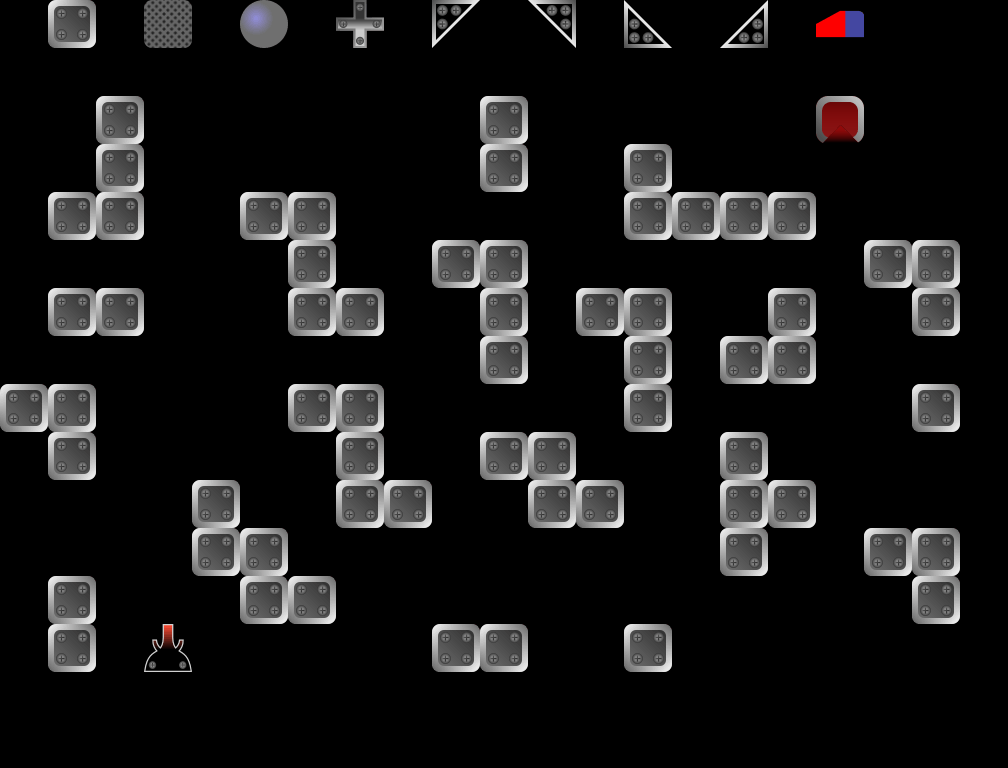

A 2D game scene composited from a Tiled map and its tileset images. What follows is a short description and the map's XML, with every tile layer's data as written:
An orthogonal 21x16 tile map with 48x48 px tiles, 2 tile layers (Blocks, Info), 1 hidden layer not drawn.

<map version="1.10" tiledversion="1.10.2" orientation="orthogonal" renderorder="right-down" width="21" height="16" tilewidth="48" tileheight="48" infinite="0" nextlayerid="8" nextobjectid="1">
 <editorsettings>
  <export target="../../public/assets/levels/level-04.json" format="json" />
 </editorsettings>
 <tileset firstgid="1" name="tileset" tilewidth="48" tileheight="48" tilecount="18" columns="18">
  <image source="../../public/assets/tileset.png" width="864" height="48" />
  <tile id="0" type="BlockingBlock" />
  <tile id="1" type="Cross" />
  <tile id="2" type="BallMirror" />
  <tile id="3" type="BottomLeftMirror" />
  <tile id="4" type="BottomRightMirror" />
  <tile id="5" type="TopLeftMirror" />
  <tile id="6" type="TopRightMirror" />
  <tile id="7" type="TimedBlock" />
  <tile id="8" type="LaserStartDown" />
  <tile id="9" type="LaserStartLeft" />
  <tile id="10" type="LaserStartRight" />
  <tile id="11" type="LaserStartUp" />
  <tile id="12" type="TargetUp" />
  <tile id="13" type="TargetRight" />
  <tile id="14" type="TargetDown" />
  <tile id="15" type="TargetLeft" />
  <tile id="16" type="ForbiddenBlock" />
  <tile id="17" type="Eraser" />
 </tileset>
 <layer id="2" name="Blocks" width="21" height="16">
  <data encoding="csv">
0,0,0,0,0,0,0,0,0,0,0,0,0,0,0,0,0,0,0,0,0,
0,0,0,0,0,0,0,0,0,0,0,0,0,0,0,0,0,0,0,0,0,
0,0,1,0,0,0,0,0,0,0,1,0,0,0,0,0,0,15,0,0,0,
0,0,1,0,0,0,0,0,0,0,1,0,0,1,0,0,0,0,0,0,0,
0,1,1,0,0,1,1,0,0,0,0,0,0,1,1,1,1,0,0,0,0,
0,0,0,0,0,0,1,0,0,1,1,0,0,0,0,0,0,0,1,1,0,
0,1,1,0,0,0,1,1,0,0,1,0,1,1,0,0,1,0,0,1,0,
0,0,0,0,0,0,0,0,0,0,1,0,0,1,0,1,1,0,0,0,0,
1,1,0,0,0,0,1,1,0,0,0,0,0,1,0,0,0,0,0,1,0,
0,1,0,0,0,0,0,1,0,0,1,1,0,0,0,1,0,0,0,0,0,
0,0,0,0,1,0,0,1,1,0,0,1,1,0,0,1,1,0,0,0,0,
0,0,0,0,1,1,0,0,0,0,0,0,0,0,0,1,0,0,1,1,0,
0,1,0,0,0,1,1,0,0,0,0,0,0,0,0,0,0,0,0,1,0,
0,1,0,12,0,0,0,0,0,1,1,0,0,1,0,0,0,0,0,0,0,
0,0,0,0,0,0,0,0,0,0,0,0,0,0,0,0,0,0,0,0,0,
0,0,0,0,0,0,0,0,0,0,0,0,0,0,0,0,0,0,0,0,0
</data>
 </layer>
 <layer id="5" name="Info" width="21" height="16" locked="1">
  <properties>
   <property name="BallMirror" type="int" value="0" />
   <property name="BlockingBlock" type="int" value="0" />
   <property name="BottomLeftMirror" type="int" value="4" />
   <property name="BottomRightMirror" type="int" value="4" />
   <property name="Cross" type="int" value="0" />
   <property name="LevelName" value="Labyrinth" />
   <property name="MaxItems" type="int" value="4" />
   <property name="TimedBlock" type="int" value="0" />
   <property name="TopLeftMirror" type="int" value="4" />
   <property name="TopRightMirror" type="int" value="4" />
  </properties>
  <data encoding="csv">
0,1,0,8,0,3,0,2,0,5,0,4,0,7,0,6,0,18,0,0,0,
0,0,0,0,0,0,0,0,0,0,0,0,0,0,0,0,0,0,0,0,0,
0,0,0,0,0,0,0,0,0,0,0,0,0,0,0,0,0,0,0,0,0,
0,0,0,0,0,0,0,0,0,0,0,0,0,0,0,0,0,0,0,0,0,
0,0,0,0,0,0,0,0,0,0,0,0,0,0,0,0,0,0,0,0,0,
0,0,0,0,0,0,0,0,0,0,0,0,0,0,0,0,0,0,0,0,0,
0,0,0,0,0,0,0,0,0,0,0,0,0,0,0,0,0,0,0,0,0,
0,0,0,0,0,0,0,0,0,0,0,0,0,0,0,0,0,0,0,0,0,
0,0,0,0,0,0,0,0,0,0,0,0,0,0,0,0,0,0,0,0,0,
0,0,0,0,0,0,0,0,0,0,0,0,0,0,0,0,0,0,0,0,0,
0,0,0,0,0,0,0,0,0,0,0,0,0,0,0,0,0,0,0,0,0,
0,0,0,0,0,0,0,0,0,0,0,0,0,0,0,0,0,0,0,0,0,
0,0,0,0,0,0,0,0,0,0,0,0,0,0,0,0,0,0,0,0,0,
0,0,0,0,0,0,0,0,0,0,0,0,0,0,0,0,0,0,0,0,0,
0,0,0,0,0,0,0,0,0,0,0,0,0,0,0,0,0,0,0,0,0,
0,0,0,0,0,0,0,0,0,0,0,0,0,0,0,0,0,0,0,0,0
</data>
 </layer>
 <layer id="7" name="SelectionArea" width="21" height="16" visible="0" locked="1">
  <data encoding="csv">
0,0,0,0,0,0,0,0,0,0,0,0,0,0,0,0,0,0,0,0,0,
0,0,0,0,0,0,0,0,0,0,0,0,0,0,0,0,0,0,0,0,0,
8,8,8,8,8,8,8,8,8,8,8,8,8,8,8,8,8,8,8,8,8,
8,8,8,8,8,8,8,8,8,8,8,8,8,8,8,8,8,8,8,8,8,
8,8,8,8,8,8,8,8,8,8,8,8,8,8,8,8,8,8,8,8,8,
8,8,8,8,8,8,8,8,8,8,8,8,8,8,8,8,8,8,8,8,8,
8,8,8,8,8,8,8,8,8,8,8,8,8,8,8,8,8,8,8,8,8,
8,8,8,8,8,8,8,8,8,8,8,8,8,8,8,8,8,8,8,8,8,
8,8,8,8,8,8,8,8,8,8,8,8,8,8,8,8,8,8,8,8,8,
8,8,8,8,8,8,8,8,8,8,8,8,8,8,8,8,8,8,8,8,8,
8,8,8,8,8,8,8,8,8,8,8,8,8,8,8,8,8,8,8,8,8,
8,8,8,8,8,8,8,8,8,8,8,8,8,8,8,8,8,8,8,8,8,
8,8,8,8,8,8,8,8,8,8,8,8,8,8,8,8,8,8,8,8,8,
8,8,8,8,8,8,8,8,8,8,8,8,8,8,8,8,8,8,8,8,8,
0,0,0,0,0,0,0,0,0,0,0,0,0,0,0,0,0,0,0,0,0,
0,0,0,0,0,0,0,0,0,0,0,0,0,0,0,0,0,0,0,0,0
</data>
 </layer>
</map>
